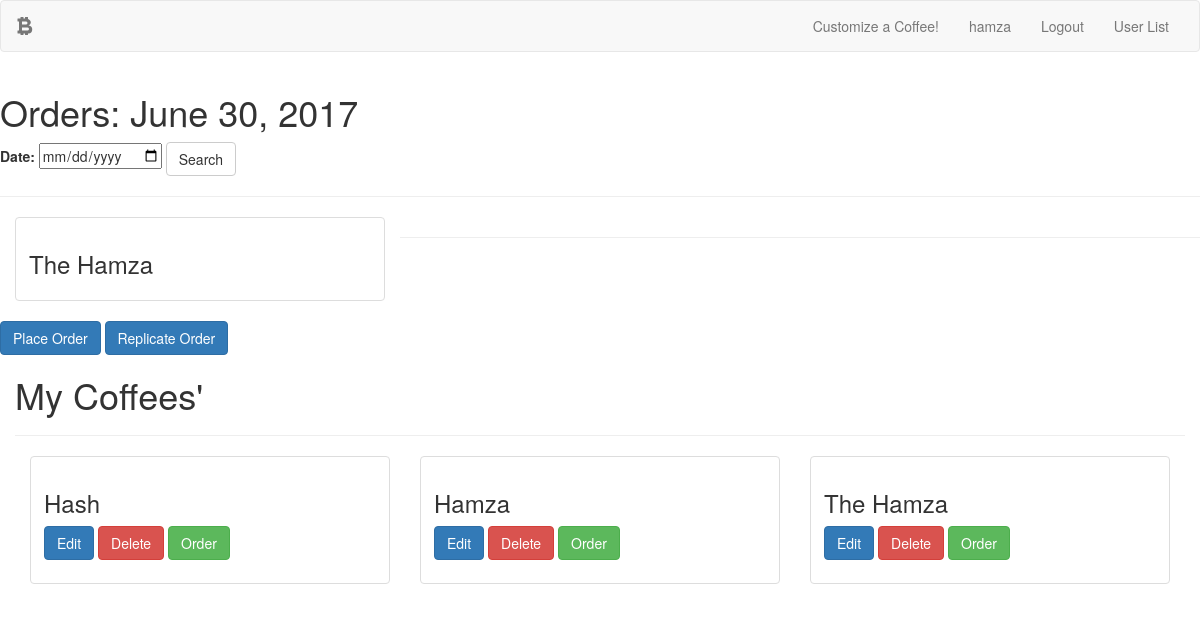
Page /home/ (signed in) on the earlier database version.
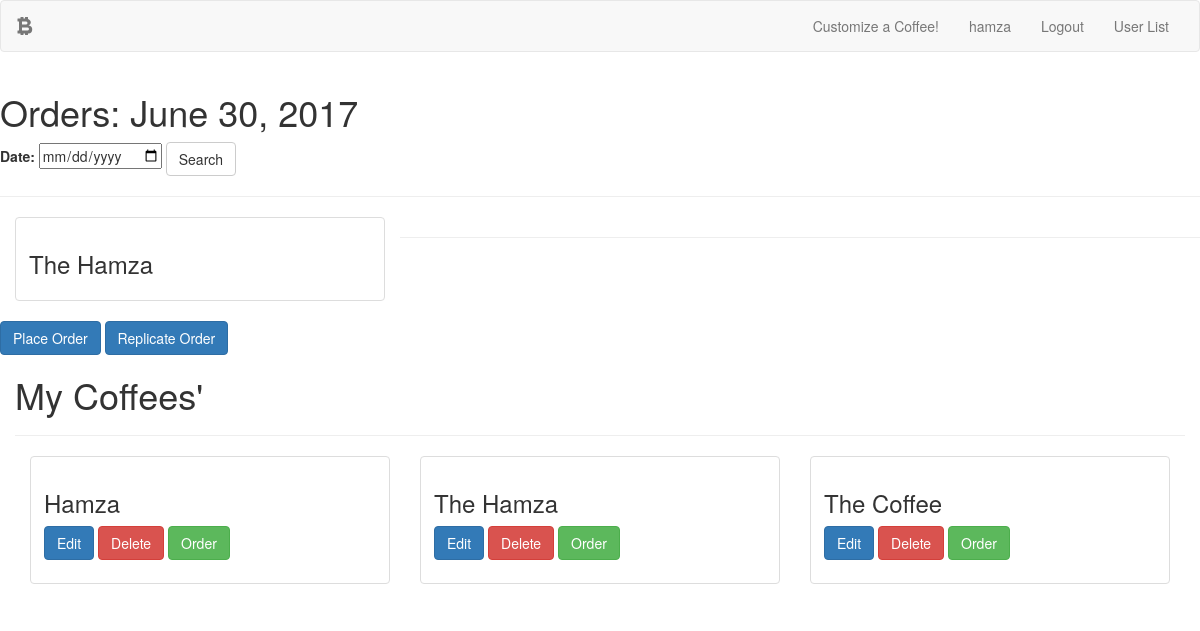
Same page on the later database version.
### main/models.py (models this page shows, shortened)
class Order(models.Model):
    user = models.ForeignKey(User)
    coffee = models.ForeignKey(Coffee)
    date = models.DateField()

class Coffee(models.Model):
    user = models.ForeignKey(User)
    name = models.CharField(max_length=255)
    bean = models.ForeignKey(Bean)
    roast = models.ForeignKey(Roast)
    espresso_shots = models.PositiveIntegerField(default=1)
    water = models.FloatField(default=100)
    steamed_milk = models.BooleanField(default=False)
    foam = models.FloatField(default=2)
    powder = models.ManyToManyField(Powder, blank=True)
    syrup = models.ManyToManyField(Syrup, blank=True)
    extra_instructions = models.TextField(null=True, blank=True)
    def __str__(self):
        return self.name

### main/views.py (the view)
# urls.py: url(r'^home/$', views.home, name='home'),
def home(request):
    context = {}
    if not request.user.is_authenticated():
        return redirect("github_login")
    user = request.user
    context['user'] = user
    if request.method=="POST":
        form = SearchForm(request.POST)
        context['form']=form
        if form.is_valid():
            date = form.cleaned_data['date']
            context['today']=date
            order_list = Order.objects.filter(user=user, date=date)
            context['order_list']=order_list
    else:
        form = SearchForm()
        context['form']=form
        today = datetime.date.today()
        context['today']=today
        order_list = Order.objects.filter(user=user, date=today)
        context['order_list']=order_list
    coffee_list = Coffee.objects.filter(user=user)
    context['coffee_list']=coffee_list
    return render(request, 'home.html', context)

### main/forms.py
class SearchForm(forms.Form):
    date = forms.DateField(widget = forms.DateInput(attrs={"type":"date"}))

### main/templates/home.html (shortened to what this page needs)
{% extends 'base.html' %}
{% load crispy_forms_tags %}
{% block content %}
<div class="row">
  <div class="row">
    <h1>Orders: {{today}}</h1>
    <form class="" action="{% url 'home' %}" method="post">
      {{form}}
      <input type="submit" class="btn btn-default" value="Search">
    </form>
    <hr>
  </div>
  {% if order_list %}
  <div class="row">
    {% for order in order_list %}
      <div class="col-sm-6 col-md-4">
        <div class="thumbnail">
          <div class="caption">
            <h3>{{order.coffee}}</h3>
          </div>
        </div>
      </div>
    {% endfor %}
    <hr>
  </div>
  <div class="row">
    <a href="{% url 'place_order' today.year today.month today.day %}" class="btn btn-primary" role="button">Place Order</a>
    <a href="{% url 'replicate_order' today.year today.month today.day %}" class="btn btn-primary" role="button">Replicate Order</a>
  </div>
  {% else %}
  <div class="row">
    <h4>No orders for this date</h4>
  </div>
  {% endif %}
</div>
<div class="row">
  <h1>My Coffees'</h1>
  <hr>
  {% for coffee in coffee_list %}
    <div class="col-sm-6 col-md-4">
      <div class="thumbnail">
        <div class="caption">
          <h3>{{coffee.name}}</h3>
          <p>
            <a href="{% url 'edit_coffee' coffee_id=coffee.id %}" class="btn btn-primary" role="button">Edit</a>
            <a href="{% url 'delete_coffee' coffee_id=coffee.id %}" class="btn btn-danger" role="button">Delete</a>
            <a href="{% url 'create_order' coffee_id=coffee.id %}" class="btn btn-success" role="button">Order</a>
          </p>
        </div>
      </div>
    </div>
  {% endfor %}
</div>
{% endblock %}

### main/templates/base.html (shortened to what this page needs)
<!DOCTYPE html>
{% load static %}
<html>
  <head>
    <link rel="stylesheet" href="{% static 'css/bootstrap.min.css' %}">
  </head>
  <body>
    <nav class="navbar navbar-default">
      <div class="container-fluid">
        <div class="navbar-header">
          <a class="navbar-brand" href="#"><span class="glyphicon glyphicon-bitcoin" aria-hidden="true"></span></a>
        </div>
        <div class="collapse navbar-collapse" id="bs-example-navbar-collapse-1">
          <ul class="nav navbar-nav navbar-right">
            <li><a href="{% url 'create_coffee' %}">Customize a Coffee!</a></li>
            <li><a href="#">{{request.user}}</a></li>
            {% if request.user.is_authenticated %}
            <li><a href="{% url 'account_logout' %}">Logout</a></li>
            {% endif %}
            {% if request.user.is_superuser or request.user.is_staff %}
            <li><a href="{% url 'user_list' %}">User List</a></li>
            {% endif %}
          </ul>
        </div>
      </div>
    </nav>
    <div class="container">
      {% block content %} {% endblock%}
    </div>
  </body>
  </html>

Differences in the rows shown:
removed Coffee: name "Hash"
added Coffee: name "The Coffee"
